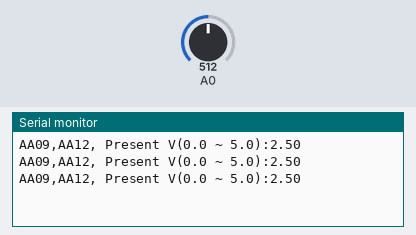
A sketch run on a simulated Arduino Uno, built with avr-gcc and run on an emulated ATmega328P. Parts: the last lines printed to the serial monitor. The test bench sets the inputs (shaded band); at power-on: A0 = 512.

Above: at 1.3 s.
1.4 s: A0 set to 716
At 1.9 s:
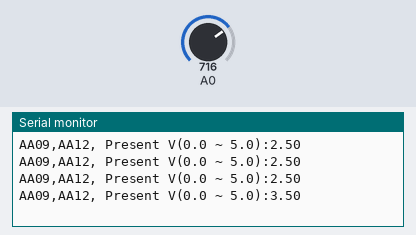
2.9 s: A0 set to 900
At 3.4 s:
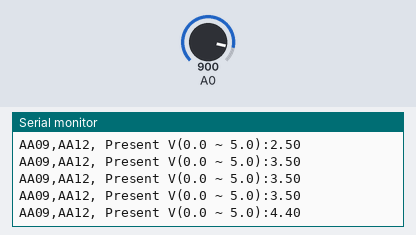
Timing chart, 0 to 5.9 s (numbered marks = the images above; inputs shaded):
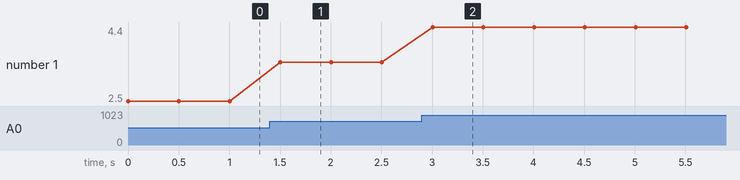

Measured:
- after the input at 1.4 s, the serial monitor: prints a new line after 0.10 s (image 1)
- after the input at 2.9 s, the serial monitor: prints a new line after 0.10 s (image 2)
- plotted number 1: 2.5 → 3.5 after the input at 1.4 s, 3.5 → 4.4 after the input at 2.9 s

The sketch:

sketch06_analog_read.ino
```cpp
void setup() {
  // put your setup code here, to run once:
  Serial.begin(9600);
}

void loop() {
  // put your main code here, to run repeatedly:
  int sensorValue = analogRead(A0);
  Serial.print("AA09,AA12, Present V(0.0 ~ 5.0):");
  float voltage = sensorValue*(5.0/1023.0);
  Serial.println(voltage);
  delay(500);
}
```
